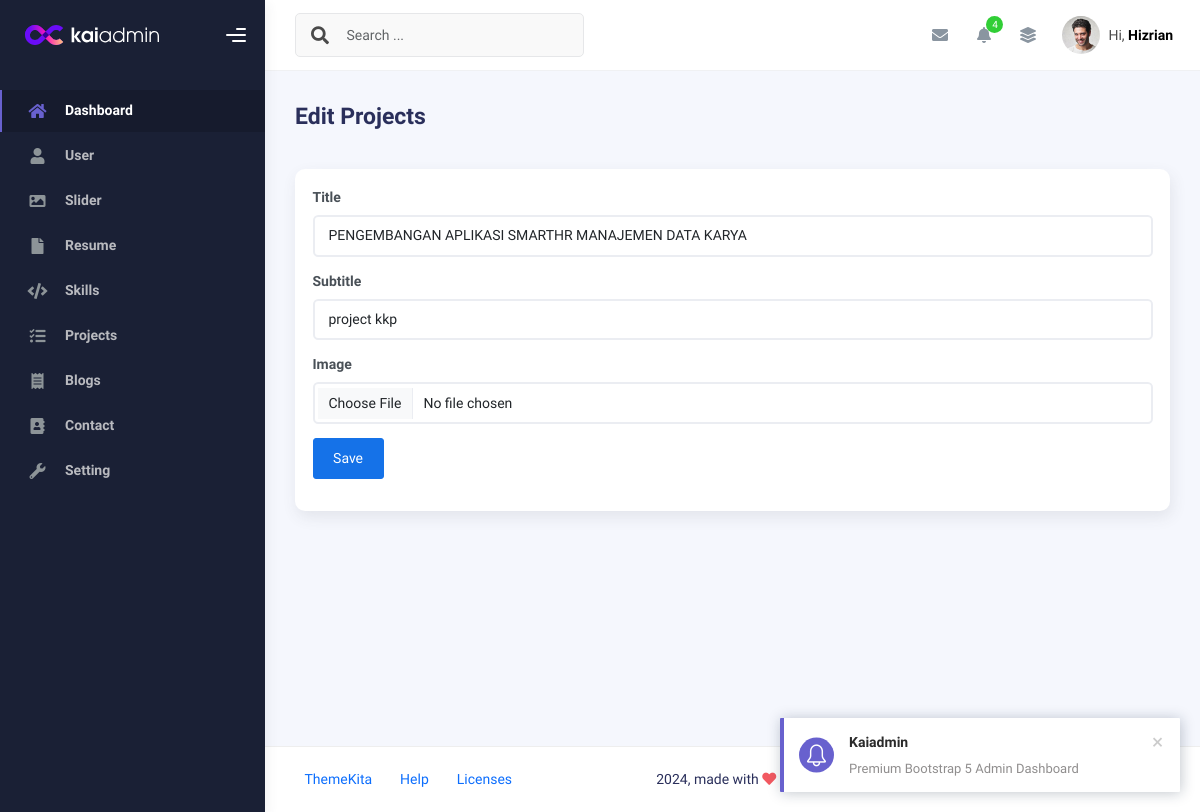
Page /admin/app.php?page=create-projects&edit=3 (signed in) on the earlier database version.
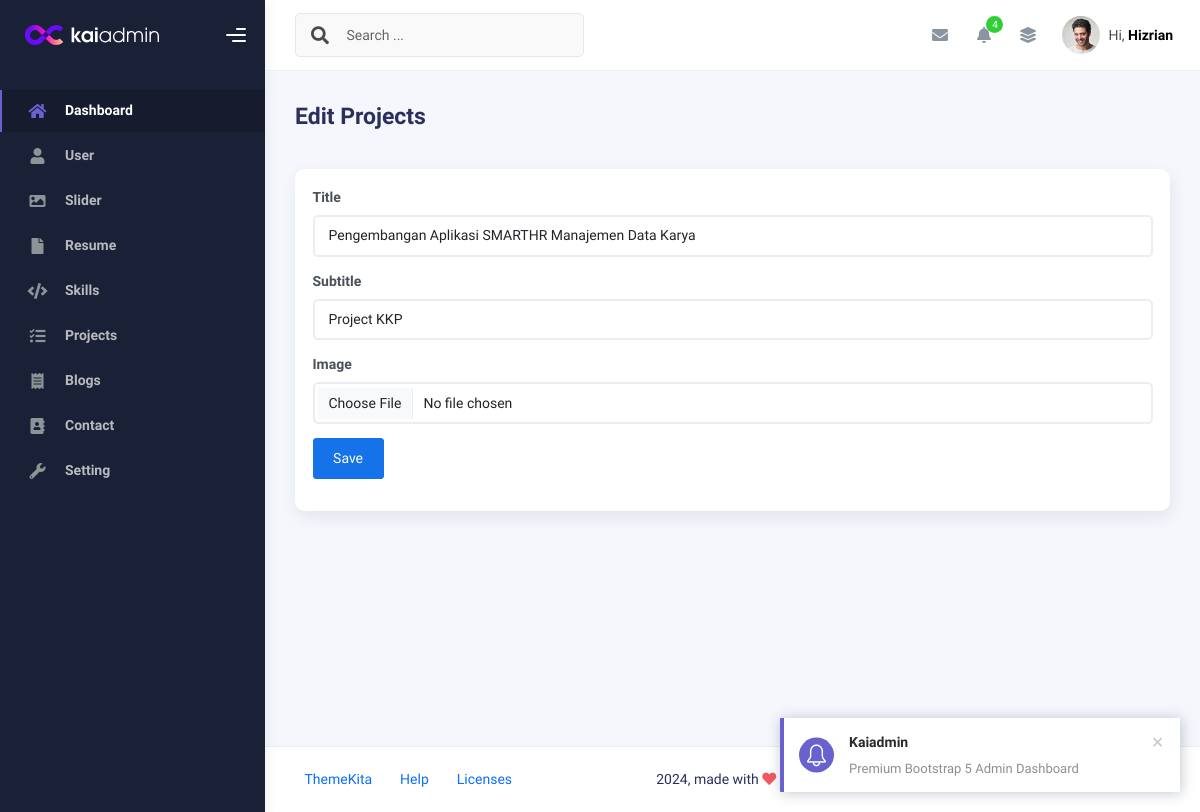
Same page on the later database version.
### tables this page shows
CREATE TABLE `projects` (
  `id` int(11) NOT NULL,
  `image` varchar(100) DEFAULT NULL,
  `title` varchar(50) NOT NULL,
  `subtitle` varchar(50) NOT NULL,
  `created_at` timestamp NOT NULL DEFAULT current_timestamp(),
  `updated_at` timestamp NULL DEFAULT NULL
);

### admin/create-projects.php (the view, shortened to what this page needs)
<?php
$id = isset($_GET['edit']) ? $_GET['edit'] : '';
$query = mysqli_query($conn, "SELECT * FROM projects WHERE id ='$id'");
$row = mysqli_fetch_assoc($query);
?>
<div
    class="d-flex align-items-left align-items-md-center flex-column flex-md-row pt-2 pb-4">
    <div>
        <h3 class="fw-bold mb-3"><?php echo isset($_GET['edit']) ? 'Edit Projects' : 'Create New Projects' ?></h3>
    </div>
</div>
<div class="row">
    <div class="col-sm-6 col-md-12">
        <div class="card">
            <div class="card-body">
                <form action="" method="post" enctype="multipart/form-data">
                    <div class="mb-3">
                        <label for="" class="form-label fw-bold">Title</label>
                        <input type="text"
                            class="form-control" name="title"
                            placeholder="Enter Title" required
                            value="<?php echo ($id) ? $row['title'] : '' ?>">
                    </div>
                    <div class="mb-3">
                        <label for="" class="form-label fw-bold">Subtitle</label>
                        <input type="text"
                            class="form-control" name="subtitle"
                            placeholder="Enter Subtitle"
                            value="<?php echo ($id) ? $row['subtitle'] : '' ?>">
                    </div>
                    <div class="mb-3">
                        <label for="" class="form-label fw-bold">Image</label>
                        <input type="file"
                            class="form-control" name="image"
                            value="<?php echo ($id) ? $row['image'] : '' ?>">
                    </div>
                    <div class="mb-3">
                        <button class="btn btn-primary" name="save" type="submit">
                            Save
                        </button>
                    </div>
                </form>
            </div>
        </div>
    </div>
</div>

Differences in the rows shown:
changed projects: title "PENGEMBANGAN APLIKASI SMARTHR MANAJEMEN DATA KARYA" → "Pengembangan Aplikasi SMARTHR Manajemen Data Karya"; subtitle "project kkp" → "Project KKP"
